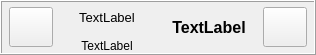
<?xml version="1.0" encoding="UTF-8"?>
<ui version="4.0">
 <class>AlarmWidget</class>
 <widget class="QWidget" name="AlarmWidget">
  <property name="geometry">
   <rect>
    <x>0</x>
    <y>0</y>
    <width>316</width>
    <height>55</height>
   </rect>
  </property>
  <property name="minimumSize">
   <size>
    <width>316</width>
    <height>55</height>
   </size>
  </property>
  <property name="maximumSize">
   <size>
    <width>16777215</width>
    <height>55</height>
   </size>
  </property>
  <property name="windowTitle">
   <string>Form</string>
  </property>
  <layout class="QHBoxLayout" name="horizontalLayout" stretch="0">
   <property name="leftMargin">
    <number>0</number>
   </property>
   <property name="topMargin">
    <number>0</number>
   </property>
   <property name="rightMargin">
    <number>0</number>
   </property>
   <property name="bottomMargin">
    <number>0</number>
   </property>
   <item>
    <widget class="QFrame" name="m_frame">
     <property name="frameShape">
      <enum>QFrame::Box</enum>
     </property>
     <property name="frameShadow">
      <enum>QFrame::Raised</enum>
     </property>
     <property name="lineWidth">
      <number>1</number>
     </property>
     <property name="midLineWidth">
      <number>0</number>
     </property>
     <layout class="QHBoxLayout" name="horizontalLayout_2" stretch="0,1,1,0">
      <property name="spacing">
       <number>6</number>
      </property>
      <property name="leftMargin">
       <number>7</number>
      </property>
      <property name="topMargin">
       <number>0</number>
      </property>
      <property name="rightMargin">
       <number>7</number>
      </property>
      <property name="bottomMargin">
       <number>0</number>
      </property>
      <item>
       <widget class="QPushButton" name="m_delete">
        <property name="minimumSize">
         <size>
          <width>44</width>
          <height>40</height>
         </size>
        </property>
        <property name="maximumSize">
         <size>
          <width>44</width>
          <height>40</height>
         </size>
        </property>
        <property name="toolTip">
         <string>Delete alarm</string>
        </property>
        <property name="text">
         <string/>
        </property>
        <property name="icon">
         <iconset resource="rsc/resources.qrc">
          <normaloff>:/MultiAlarm/delete.ico</normaloff>:/MultiAlarm/delete.ico</iconset>
        </property>
        <property name="iconSize">
         <size>
          <width>32</width>
          <height>32</height>
         </size>
        </property>
        <property name="flat">
         <bool>false</bool>
        </property>
       </widget>
      </item>
      <item>
       <layout class="QVBoxLayout" name="verticalLayout_2" stretch="1,0">
        <item>
         <widget class="QLabel" name="m_name">
          <property name="font">
           <font>
            <pointsize>10</pointsize>
           </font>
          </property>
          <property name="text">
           <string>TextLabel</string>
          </property>
          <property name="alignment">
           <set>Qt::AlignCenter</set>
          </property>
          <property name="wordWrap">
           <bool>true</bool>
          </property>
         </widget>
        </item>
        <item>
         <widget class="QLabel" name="m_status">
          <property name="text">
           <string>TextLabel</string>
          </property>
          <property name="alignment">
           <set>Qt::AlignCenter</set>
          </property>
         </widget>
        </item>
       </layout>
      </item>
      <item>
       <layout class="QVBoxLayout" name="verticalLayout" stretch="1">
        <item>
         <widget class="QLabel" name="m_time">
          <property name="font">
           <font>
            <pointsize>12</pointsize>
            <weight>75</weight>
            <bold>true</bold>
           </font>
          </property>
          <property name="text">
           <string>TextLabel</string>
          </property>
          <property name="alignment">
           <set>Qt::AlignCenter</set>
          </property>
         </widget>
        </item>
       </layout>
      </item>
      <item>
       <widget class="QPushButton" name="m_start">
        <property name="minimumSize">
         <size>
          <width>44</width>
          <height>40</height>
         </size>
        </property>
        <property name="maximumSize">
         <size>
          <width>44</width>
          <height>40</height>
         </size>
        </property>
        <property name="toolTip">
         <string>Start alarm</string>
        </property>
        <property name="text">
         <string/>
        </property>
        <property name="icon">
         <iconset resource="rsc/resources.qrc">
          <normaloff>:/MultiAlarm/play.svg</normaloff>:/MultiAlarm/play.svg</iconset>
        </property>
        <property name="iconSize">
         <size>
          <width>32</width>
          <height>32</height>
         </size>
        </property>
        <property name="flat">
         <bool>false</bool>
        </property>
       </widget>
      </item>
     </layout>
    </widget>
   </item>
  </layout>
 </widget>
 <resources>
  <include location="rsc/resources.qrc"/>
 </resources>
 <connections/>
</ui>
